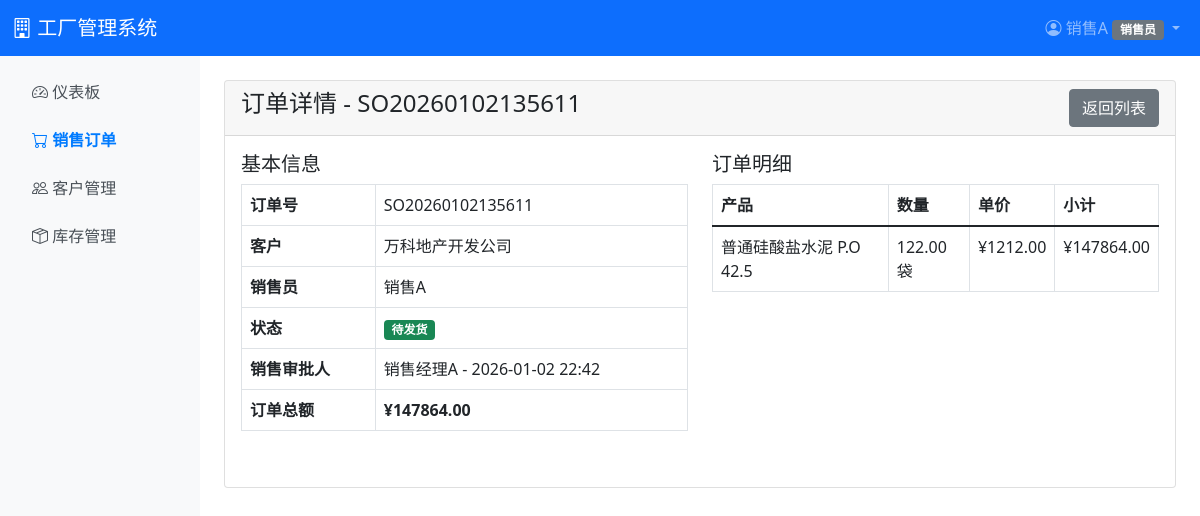
Before: /sales/orders/4/ (signed in) with the older database file.
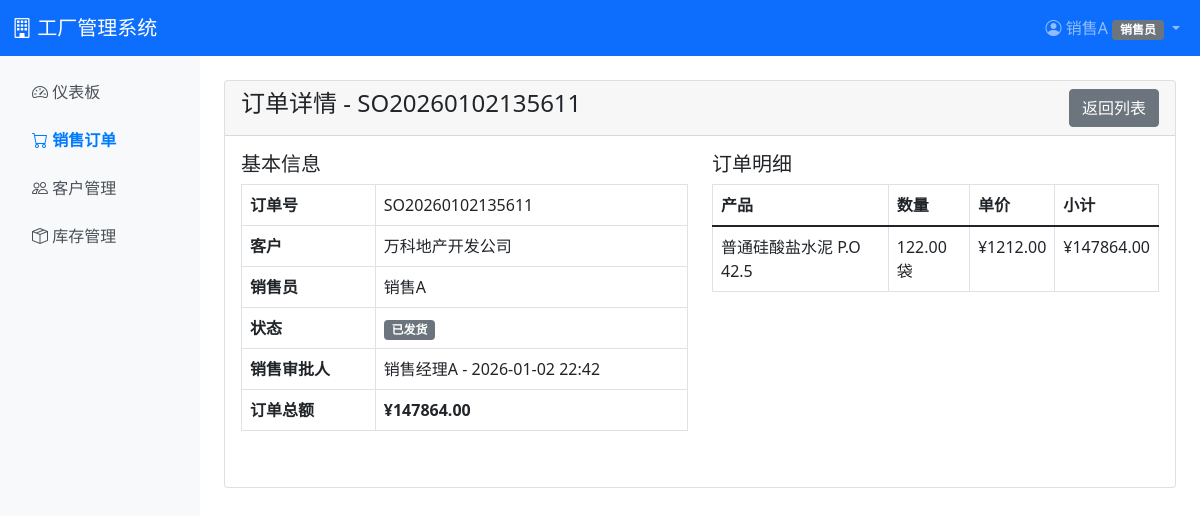
After: the same page with the newer database file.
### sales/views.py (the view)
# urls.py: path('orders/<int:pk>/', views.order_detail, name='order_detail'),
@login_required
@role_required('sales', 'sales_mgr', 'warehouse', 'ceo')
def order_detail(request, pk):
    order = get_object_or_404(SalesOrder.objects.prefetch_related('items__product'), pk=pk)
    if request.user.profile.role == 'sales' and order.salesperson != request.user:
        messages.error(request, '您没有权限查看此订单')
        return redirect('sales:order_list')
    context = {
        'order': order,
    }
    return render(request, 'sales/order_detail.html', context)

### accounts/models.py (called while the page is built)
    def has_permission(self, permission_code):
        if self.role == 'ceo':
            return True
        role_permissions = self.get_role_default_permissions()
        if permission_code in role_permissions:
            return True
        return self.permissions.filter(code=permission_code).exists()

### accounts/templatetags/permission_tags.py (called while the page is built)
@register.filter
def has_permission(user, permission_code):
    if not user or not user.is_authenticated:
        return False
    try:
        profile = user.profile
        return profile.has_permission(permission_code)
    except AttributeError:
        return False

### templates/sales/order_detail.html (shortened to what this page needs)
{% extends 'base.html' %}
{% block content %}
<div class="card">
    <div class="card-header d-flex justify-content-between">
        <h4>订单详情 - {{ order.order_no }}</h4>
        <div>
            <a href="{% url 'sales:order_list' %}" class="btn btn-secondary">返回列表</a>
        </div>
    </div>
    <div class="card-body">
        <div class="row mb-4">
            <div class="col-md-6">
                <h5>基本信息</h5>
                <table class="table table-bordered">
                    <tr>
                        <th width="30%">订单号</th>
                        <td>{{ order.order_no }}</td>
                    </tr>
                    <tr>
                        <th>客户</th>
                        <td>{{ order.customer.name }}</td>
                    </tr>
                    <tr>
                        <th>销售员</th>
                        <td>{{ order.salesperson.username }}</td>
                    </tr>
                    <tr>
                        <th>状态</th>
                        <td>
                            {% if order.status == 'pending' %}
                            <span class="badge bg-warning">待销售审批</span>
                            {% elif order.status == 'approved' %}
                            <span class="badge bg-info">销售已审批</span>
                            {% elif order.status == 'warehouse_pending' %}
                            <span class="badge bg-warning">待库存审批</span>
                            {% elif order.status == 'warehouse_approved' %}
                            <span class="badge bg-info">库存已审批</span>
                            {% elif order.status == 'rejected' %}
                            <span class="badge bg-danger">已退回</span>
                            {% elif order.status == 'in_production' %}
                            <span class="badge bg-primary">生产中</span>
                            {% elif order.status == 'ready_to_ship' %}
                            <span class="badge bg-success">待发货</span>
                            {% elif order.status == 'shipped' %}
                            <span class="badge bg-secondary">已发货</span>
                            {% elif order.status == 'completed' %}
                            <span class="badge bg-success">已完成</span>
                            {% elif order.status == 'cancelled' %}
                            <span class="badge bg-dark">已取消</span>
                            {% endif %}
                        </td>
                    </tr>
                    {% if order.approved_by %}
                    <tr>
                        <th>销售审批人</th>
                        <td>{{ order.approved_by.username }} - {{ order.approved_at|date:"Y-m-d H:i" }}</td>
                    </tr>
                    {% endif %}
                    <tr>
                        <th>订单总额</th>
                        <td><strong>¥{{ order.total_amount }}</strong></td>
                    </tr>
                </table>
            </div>
            <div class="col-md-6">
                <h5>订单明细</h5>
                <table class="table table-bordered">
                    <thead>
                        <tr>
                            <th>产品</th>
                            <th>数量</th>
                            <th>单价</th>
                            <th>小计</th>
                        </tr>
                    </thead>
                    <tbody>
                        {% for item in order.items.all %}
                        <tr>
                            <td>{{ item.product.name }}</td>
                            <td>{{ item.quantity }}{{ item.product.unit }}</td>
                            <td>¥{{ item.unit_price }}</td>
                            <td>¥{{ item.subtotal }}</td>
                        </tr>
                        {% endfor %}
                    </tbody>
                </table>
            </div>
        </div>
    </div>
</div>
{% endblock %}

Changed rows visible on the page:
changed SalesOrder "SO20260102135611": status "ready_to_ship" → "shipped" (drawn)
Other visible differences:
text no longer shown: "待发货"
text now shown: "已发货"
